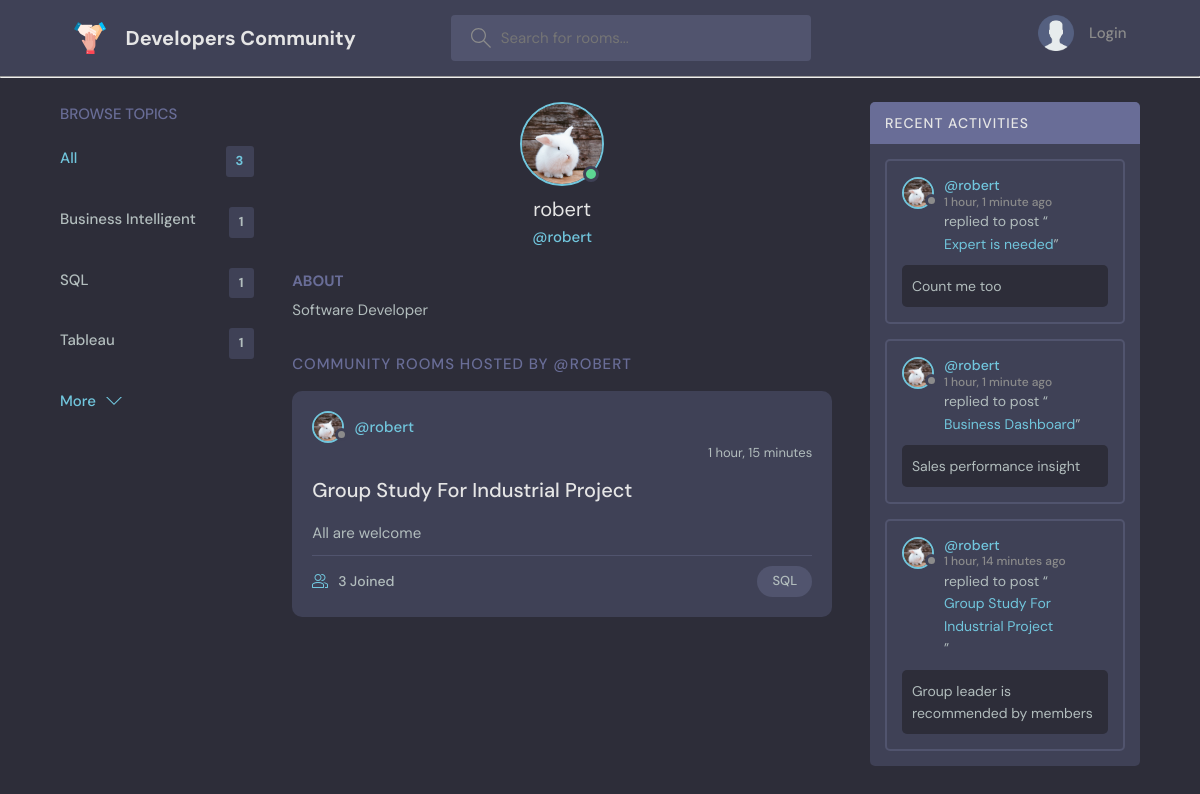
Screenshot of /profile/5/ with the database file from the repository.
### base/models.py (models this page shows, shortened)
class Topic(models.Model):
    name = models.CharField(max_length=200)

class User(AbstractUser):
    name = models.CharField(max_length=200, null=True)
    email = models.EmailField(unique=True, null=True)
    bio = models.TextField(null=True)
    avatar = models.ImageField(null=True, default="user.png")
    USERNAME_FIELD = 'email'
    REQUIRED_FIELDS = []

class Room(models.Model):
    host = models.ForeignKey(User, on_delete=models.SET_NULL, null=True)
    topic = models.ForeignKey(Topic, on_delete=models.SET_NULL, null=True)
    name = models.CharField(max_length=200)
    description = models.TextField(null=True, blank=True)
    participants = models.ManyToManyField(
        User, related_name='participants', blank=True)
    updated = models.DateTimeField(auto_now=True)
    created = models.DateTimeField(auto_now_add=True)
    class Meta:
        ordering = ['-updated','-created']
    def __str__(self):
        return self.name

class Message(models.Model):
    user = models.ForeignKey(User, on_delete=models.CASCADE)
    room = models.ForeignKey(Room, on_delete=models.CASCADE)
    body = models.TextField()
    updated = models.DateTimeField(auto_now=True)
    created = models.DateTimeField(auto_now_add=True)
    class Meta:
        ordering = ['-updated','-created']

### base/views.py (the view)
# urls.py: path('profile/<str:pk>/', views.userProfile, name="user-profile"),
def userProfile(request, pk):
    user = User.objects.get(id=pk)
    rooms = user.room_set.all()
    room_message = user.message_set.all()
    topics = Topic.objects.all()
    context = {'user': user, 'rooms': rooms,
     'room_message': room_message, 'topics': topics}
    return render(request, 'base/profile.html', context)

### base/templates/base/profile.html (shortened to what this page needs)
{% extends 'main.html' %}
{% load static %}
{% block content %}
  <main class="profile-page layout layout--3">
    <div class="container">
      {% include 'base/topics_components.html' %}
      <div class="roomList">
        <div class="profile">
          <div class="profile__avatar">
            <div class="avatar avatar--large active">
              <img src="{{user.avatar.url}}" />
            </div>
          </div>
          <div class="profile__info">
            <h3>{{user.username}}</h3>
            <p>@{{user.username}}</p>
          </div>
          <div class="profile__about">
            <h3>About</h3>
            <p>
              {{user.bio}}
            </p>
          </div>
        </div>
        <div class="roomList__header">
          <div>
            <h2>Community Rooms Hosted by @{{user.username}}</a>
            </h2>
          </div>
        </div>
        {% include 'base/feed_component.html' %}
      </div>
      {% include 'base/activity_component.html' %}
    </div>
  </main>
{% endblock content %}

### templates/main.html (shortened to what this page needs)
<!DOCTYPE html>
{% load static %}
<html lang="en">
  <head>
    <link rel="stylesheet" href="{% static 'styles/style.css' %}" />
  </head>
  <body>
    {% include 'navbar.html' %}
    {% block content %}
    {% endblock %}
  </body>
</html>

### templates/navbar.html (shortened to what this page needs)
{% load static %}
<header class="header header--loggedIn">
    <div class="container">
      <a href="{% url 'home' %}" class="header__logo">
        <img src="{% static 'images/united.png' %}" />
        <h1>Developers Community</h1>
      </a>
      <form class="header__search" method="GET" action="{% url 'home' %}">
        <label>
          <input name="q" placeholder="Search for rooms..." />
        </label>
      </form>
      <nav class="header__menu">
        {% if request.user.is_authenticated %}
        <div class="header__user">
          <a href="{% url 'update-user' %}">
            <div class="avatar avatar--medium active">
              <img src="{{request.user.avatar.url}}" />
            </div>
            <p>{{request.user.username}} <span>@{{request.user.username}}</span></p>
          </a>
          <button class="dropdown-button">
            <svg version="1.1" xmlns="http://www.w3.org/2000/svg" width="32" height="32" viewBox="0 0 32 32">
              <title>chevron-down</title>
              <path d="M16 21l-13-13h-3l16 16 16-16h-3l-13 13z"></path>
            </svg>
          </button>
        </div>
        {% else%}
        <a href="{% url 'login' %}">
          <img src="{% static 'images/user.png' %}" />
          <p>Login</p>
        </a>
        {% endif %}
      </nav>
    </div>
  </header>
<hr>

### base/templates/base/topics_components.html
<div class="topics">
    <div class="topics__header">
      <h2>Browse Topics</h2>
    </div>
    <ul class="topics__list">
      <li>
        <a href="{% url 'home' %}" class="active">All <span>{{topics.count}}</span></a>
      </li>
      {% for topic in topics %}
      <li>
        <a href="{% url 'home'%}?q={{topic.name}}">{{topic.name}}<span>{{topic.room_set.all.count}}</span></a>
      </li>
      {% endfor %}
    </ul>
    <a class="btn btn--link" href="{% url 'topics' %}">
      More
      <svg version="1.1" xmlns="http://www.w3.org/2000/svg" width="32" height="32" viewBox="0 0 32 32">
        <title>chevron-down</title>
        <path d="M16 21l-13-13h-3l16 16 16-16h-3l-13 13z"></path>
      </svg>
    </a>
  </div>

### base/templates/base/feed_component.html (shortened to what this page needs)
{% load static %}
    {% for room in rooms %}
    <div class="roomListRoom">
        <div class="roomListRoom__header">
          <a href="{% url 'user-profile' room.host.id %}" class="roomListRoom__author">
            <div class="avatar avatar--small">
              <img src="{{room.host.avatar.url}}" />
            </div>
            <span>@{{room.host.username}}</span>
          </a>
        </div>
        <div align="right" style="font-size:13px">
        <span>{{room.created|timesince}}</span>
        </div>
        <div class="roomListRoom__content">
          <a href="{% url 'room' room.id %}">{{room.name}}</a>
          <p>
            {{room.description}}
          </p>
        </div>
        <div class="roomListRoom__meta">
          <a href="{% url 'room' room.id %}" class="roomListRoom__joined">
            {{room.participants.all.count}} Joined
          </a>
          <p class="roomListRoom__topic">{{room.topic.name}}</p>
        </div>
    </div>
    {% endfor %}

### base/templates/base/activity_component.html (shortened to what this page needs)
{% load static %}
<div class="activities">
    <div class="activities__header">
      <h2>Recent Activities</h2>
    </div>
    {% for message in room_message %}
    <div>
    <div class="activities__box">
      <div class="activities__boxHeader roomListRoom__header">
        <a href="{% url 'user-profile' message.user.id %}" class="roomListRoom__author">
          <div class="avatar avatar--small">
            <img src="{{message.user.avatar.url}}"/>
          </div>
          <p>
            @{{message.user.username}}
            <span>{{message.created|timesince}} ago</span>
          </p>
        </a>
    </div>
    <div class="activities__boxContent">
        <p>replied to post “<a href="{% url 'room' message.room.id %}">{{message.room}}</a>”</p>
        <div class="activities__boxRoomContent">
          {{message.body}}
        </div>
    </div>
    </div>
    {% endfor %}
</div>

### rows the page displays
Topic: name "Business Intelligent", room_set.all.count "1"
Topic: name "SQL", room_set.all.count "1"
Topic: name "Tableau", room_set.all.count "1"
User: avatar (picture), username "robert", bio "Software Developer", username "ROBERT"
Room: host.avatar (picture), host.username "robert", created "1 hour, 15 minutes", name "Group Study For Industrial Project", description "All are welcome", participants.all.count "3", topic.name "SQL"
Message: user.avatar (picture), user.username "robert", created "1 hour, 1 minute", room "Expert is needed", body "Count me too"
Message: user.avatar (picture), user.username "robert", created "1 hour, 1 minute", room "Business Dashboard", body "Sales performance insight"
Message: user.avatar (picture), user.username "robert", created "1 hour, 14 minutes", room "Group Study For Industrial Project", body "Group leader is recommended by members"

### other values shown
{{ topics.count }} "3"
